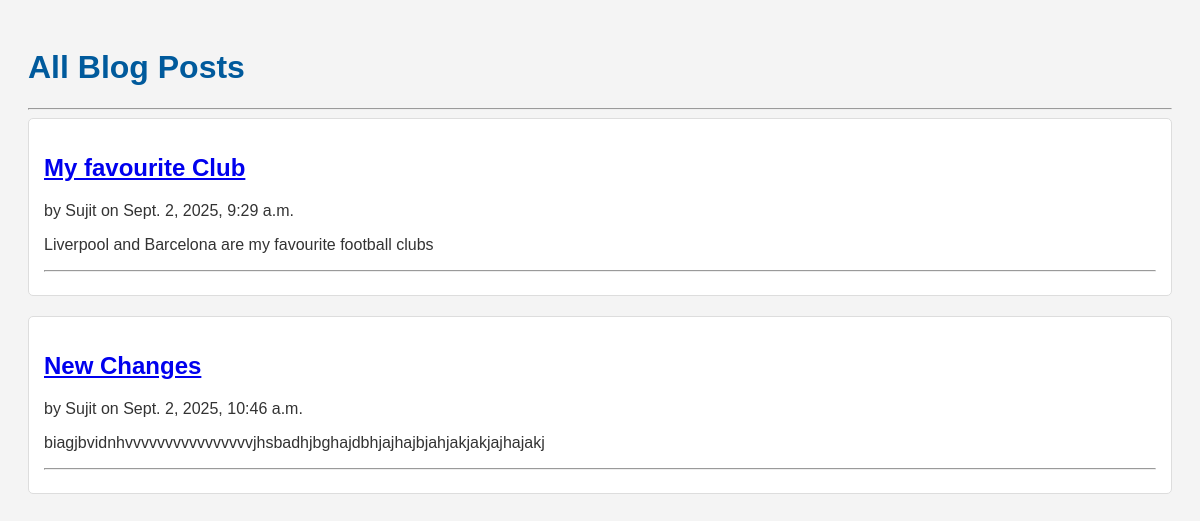
The page / on the database its author committed.
### blog/models.py (models this page shows, shortened)
class Post(models.Model):
    title = models.CharField(max_length=200)
    content = models.TextField()
    author = models.ForeignKey(User, on_delete=models.CASCADE)
    created_at = models.DateTimeField(auto_now_add=True)

### blog/views.py (the view)
# urls.py: path('', views.post_list, name='post_list'),
def post_list(request):
    all_posts = Post.objects.all()
    context = {'all_the_posts': all_posts}
    return render(request, 'blog/post_list.html', context)

### blog/templates/blog/post_list.html (shortened to what this page needs)
{% load static %}
<!DOCTYPE html>
<html lang="en">
<head>
    <link rel="stylesheet" href="{% static 'blog/style.css' %}">
</head>
<body>
    <h1>All Blog Posts</h1>
    <hr>
    {% for post in all_the_posts %}
        <article>
            <h2><a href="{% url 'post_detail' post.pk %}">{{ post.title }}</a></h2>
            <p>by {{ post.author }} on {{ post.created_at }}</p>
            <p>{{ post.content|linebreaksbr }}</p>
            <hr>
        </article>
    {% endfor %}
</body>
</html>

### blog/static/blog/style.css (style rules this page uses)
body { background-color: #f4f4f4; font-family: sans-serif; color: #333; padding: 20px; }
h1, h2 { color: #005a9c; }
article { background-color: #ffffff; border: 1px solid #dddddd; padding: 15px; margin-bottom: 20px; border-radius: 5px; }

### rows shown on the page
Post: title "My favourite Club", author "Sujit", created_at "Sept. 2, 2025, 9:29 a.m.", content "Liverpool and Barcelona are my favourite football clubs"
Post: title "New Changes", author "Sujit", created_at "Sept. 2, 2025, 10:46 a.m.", content "biagjbvidnhvvvvvvvvvvvvvvvvjhsbadhjbghajdbhjajhajbjahjakjakjajhajakj"
